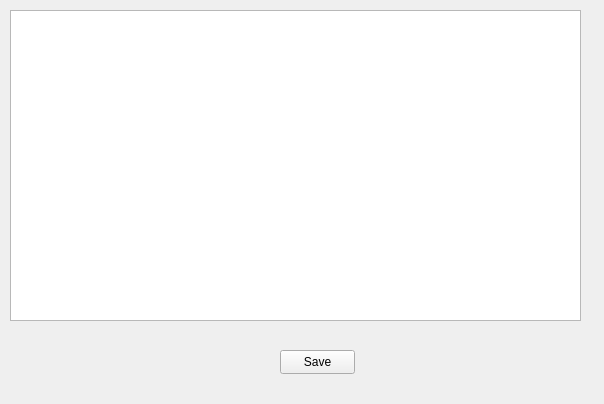
<?xml version="1.0" encoding="UTF-8"?>
<ui version="4.0">
 <class>ideasWidget</class>
 <widget class="QWidget" name="ideasWidget">
  <property name="geometry">
   <rect>
    <x>0</x>
    <y>0</y>
    <width>604</width>
    <height>404</height>
   </rect>
  </property>
  <property name="windowTitle">
   <string>ideasWidget</string>
  </property>
  <widget class="QPushButton" name="saveButton">
   <property name="geometry">
    <rect>
     <x>280</x>
     <y>350</y>
     <width>75</width>
     <height>24</height>
    </rect>
   </property>
   <property name="text">
    <string>Save</string>
   </property>
  </widget>
  <widget class="QTableWidget" name="ideaTableWidget">
   <property name="geometry">
    <rect>
     <x>10</x>
     <y>10</y>
     <width>571</width>
     <height>311</height>
    </rect>
   </property>
  </widget>
 </widget>
 <resources/>
 <connections/>
</ui>
